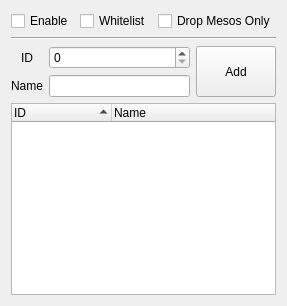
      <widget class="QWidget" name="tabItem">
       <attribute name="title">
        <string>Item</string>
       </attribute>
       <layout class="QGridLayout" name="gridLayout_2">
        <item row="5" column="2" rowspan="2">
         <widget class="QPushButton" name="pushButtonAddToItemFilterList">
          <property name="sizePolicy">
           <sizepolicy hsizetype="Minimum" vsizetype="Ignored">
            <horstretch>0</horstretch>
            <verstretch>0</verstretch>
           </sizepolicy>
          </property>
          <property name="text">
           <string>Add</string>
          </property>
         </widget>
        </item>
        <item row="7" column="0" colspan="3">
         <widget class="QTreeWidget" name="treeWidgetItemFilterList">
          <property name="contextMenuPolicy">
           <enum>Qt::ActionsContextMenu</enum>
          </property>
          <property name="indentation">
           <number>0</number>
          </property>
          <property name="uniformRowHeights">
           <bool>true</bool>
          </property>
          <property name="sortingEnabled">
           <bool>true</bool>
          </property>
          <column>
           <property name="text">
            <string>ID</string>
           </property>
          </column>
          <column>
           <property name="text">
            <string>Name</string>
           </property>
          </column>
         </widget>
        </item>
        <item row="6" column="1">
         <widget class="QLineEdit" name="lineEditAddToItemFilterListName"/>
        </item>
        <item row="5" column="1">
         <widget class="QSpinBox" name="spinBoxAddToItemFilterListId">
          <property name="maximum">
           <number>2147483647</number>
          </property>
         </widget>
        </item>
        <item row="5" column="0">
         <widget class="QLabel" name="label_2">
          <property name="text">
           <string>ID</string>
          </property>
          <property name="alignment">
           <set>Qt::AlignCenter</set>
          </property>
         </widget>
        </item>
        <item row="6" column="0">
         <widget class="QLabel" name="label_3">
          <property name="text">
           <string>Name</string>
          </property>
          <property name="alignment">
           <set>Qt::AlignCenter</set>
          </property>
         </widget>
        </item>
        <item row="3" column="0" colspan="3">
         <widget class="Line" name="line">
          <property name="orientation">
           <enum>Qt::Horizontal</enum>
          </property>
         </widget>
        </item>
        <item row="0" column="0" colspan="3">
         <widget class="QWidget" name="widget_5" native="true">
          <layout class="QGridLayout" name="gridLayout_12">
           <property name="margin">
            <number>0</number>
           </property>
           <item row="0" column="0">
            <widget class="QCheckBox" name="checkBoxEnableItemFilter">
             <property name="text">
              <string>Enable</string>
             </property>
            </widget>
           </item>
           <item row="0" column="1">
            <widget class="QCheckBox" name="checkBoxItemFilterWhitelist">
             <property name="text">
              <string>Whitelist</string>
             </property>
            </widget>
           </item>
           <item row="0" column="2">
            <widget class="QCheckBox" name="checkBoxDropMesoOnly">
             <property name="text">
              <string>Drop Mesos Only</string>
             </property>
            </widget>
           </item>
          </layout>
         </widget>
        </item>
       </layout>
      </widget>
